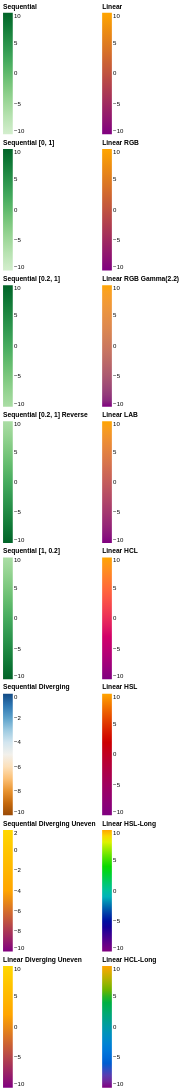

Express this chart as Vega-Lite.
### Vega specification from a JSON file in a GitHub repository (floating-point values rounded to 4 significant figures)
{"$schema": "https://vega.github.io/schema/vega/v3.0.json", "padding": 5, "config": {"legend": {"offset": 5, "gradientWidth": 300}}, "signals": [{"name": "seqScheme", "value": "greens"}, {"name": "linearRange", "value": ["purple", "orange"]}], "data": [{"name": "table", "values": [{"u": -10}, {"u": 10}]}], "scales": [{"name": "seq0", "type": "sequential", "range": {"scheme": {"signal": "seqScheme"}}, "domain": {"data": "table", "field": "u"}}, {"name": "seq1", "type": "sequential", "range": {"scheme": {"signal": "seqScheme"}, "extent": [0, 1]}, "domain": {"data": "table", "field": "u"}}, {"name": "seq2", "type": "sequential", "range": {"scheme": {"signal": "seqScheme"}, "extent": [0.2, 1]}, "domain": {"data": "table", "field": "u"}}, {"name": "seq3", "type": "sequential", "range": {"scheme": {"signal": "seqScheme"}, "extent": [0.2, 1]}, "reverse": true, "domain": {"data": "table", "field": "u"}}, {"name": "seq4", "type": "sequential", "range": {"scheme": {"signal": "seqScheme"}, "extent": [1, 0.2]}, "domain": {"data": "table", "field": "u"}}, {"name": "seq5", "type": "sequential", "range": "diverging", "domain": {"data": "table", "field": "u"}, "domainMid": 0}, {"name": "seq6", "type": "sequential", "range": ["purple", "orange", "gold"], "domain": {"data": "table", "field": "u"}, "domainMid": 2}, {"name": "seq7", "type": "linear", "range": ["purple", "orange", "gold"], "domain": {"data": "table", "field": "u"}, "domainMid": 2}, {"name": "lin0", "type": "linear", "range": {"signal": "linearRange"}, "domain": {"data": "table", "field": "u"}}, {"name": "lin1", "type": "linear", "range": {"signal": "linearRange"}, "interpolate": "rgb", "domain": {"data": "table", "field": "u"}}, {"name": "lin2", "type": "linear", "range": {"signal": "linearRange"}, "interpolate": {"type": "rgb", "gamma": 2.2}, "domain": {"data": "table", "field": "u"}}, {"name": "lin3", "type": "linear", "range": {"signal": "linearRange"}, "interpolate": "lab", "domain": {"data": "table", "field": "u"}}, {"name": "lin4", "type": "linear", "range": {"signal": "linearRange"}, "interpolate": "hcl", "domain": {"data": "table", "field": "u"}}, {"name": "lin5", "type": "linear", "range": {"signal": "linearRange"}, "interpolate": "hsl", "domain": {"data": "table", "field": "u"}}, {"name": "lin6", "type": "linear", "range": {"signal": "linearRange"}, "interpolate": "hsl-long", "domain": {"data": "table", "field": "u"}}, {"name": "lin7", "type": "linear", "range": {"signal": "linearRange"}, "interpolate": "hcl-long", "domain": {"data": "table", "field": "u"}}], "legends": [{"orient": "left", "type": "gradient", "fill": "seq0", "title": "Sequential"}, {"orient": "left", "type": "gradient", "fill": "seq1", "title": "Sequential [0, 1]"}, {"orient": "left", "type": "gradient", "fill": "seq2", "title": "Sequential [0.2, 1]"}, {"orient": "left", "type": "gradient", "fill": "seq3", "title": "Sequential [0.2, 1] Reverse"}, {"orient": "left", "type": "gradient", "fill": "seq4", "title": "Sequential [1, 0.2]"}, {"orient": "left", "type": "gradient", "fill": "seq5", "title": "Sequential Diverging"}, {"orient": "left", "type": "gradient", "fill": "seq6", "title": "Sequential Diverging Uneven"}, {"orient": "left", "type": "gradient", "fill": "seq7", "title": "Linear Diverging Uneven"}, {"orient": "right", "type": "gradient", "fill": "lin0", "title": "Linear"}, {"orient": "right", "type": "gradient", "fill": "lin1", "title": "Linear RGB"}, {"orient": "right", "type": "gradient", "fill": "lin2", "title": "Linear RGB Gamma(2.2)"}, {"orient": "right", "type": "gradient", "fill": "lin3", "title": "Linear LAB"}, {"orient": "right", "type": "gradient", "fill": "lin4", "title": "Linear HCL"}, {"orient": "right", "type": "gradient", "fill": "lin5", "title": "Linear HSL"}, {"orient": "right", "type": "gradient", "fill": "lin6", "title": "Linear HSL-Long"}, {"orient": "right", "type": "gradient", "fill": "lin7", "title": "Linear HCL-Long"}]}
